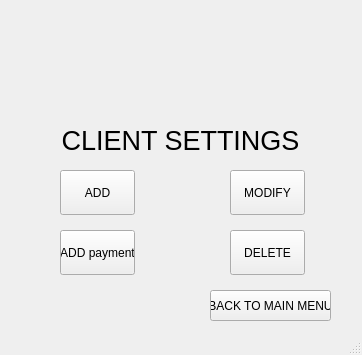
<?xml version="1.0" encoding="UTF-8"?>
<ui version="4.0">
 <class>MainWindow</class>
 <widget class="QMainWindow" name="MainWindow">
  <property name="geometry">
   <rect>
    <x>0</x>
    <y>0</y>
    <width>362</width>
    <height>355</height>
   </rect>
  </property>
  <property name="minimumSize">
   <size>
    <width>362</width>
    <height>355</height>
   </size>
  </property>
  <property name="maximumSize">
   <size>
    <width>362</width>
    <height>355</height>
   </size>
  </property>
  <property name="windowTitle">
   <string>MainWindow</string>
  </property>
  <widget class="QWidget" name="centralwidget">
   <widget class="QLabel" name="label_2">
    <property name="geometry">
     <rect>
      <x>20</x>
      <y>10</y>
      <width>331</width>
      <height>101</height>
     </rect>
    </property>
    <property name="text">
     <string/>
    </property>
    <property name="pixmap">
     <pixmap>../logos/2.jpg</pixmap>
    </property>
    <property name="scaledContents">
     <bool>true</bool>
    </property>
   </widget>
   <widget class="QLabel" name="label">
    <property name="geometry">
     <rect>
      <x>10</x>
      <y>110</y>
      <width>341</width>
      <height>61</height>
     </rect>
    </property>
    <property name="text">
     <string>&lt;html&gt;&lt;head/&gt;&lt;body&gt;&lt;p align=&quot;center&quot;&gt;&lt;span style=&quot; font-size:20pt;&quot;&gt;CLIENT SETTINGS&lt;/span&gt;&lt;/p&gt;&lt;/body&gt;&lt;/html&gt;</string>
    </property>
   </widget>
   <widget class="QPushButton" name="pushButton">
    <property name="geometry">
     <rect>
      <x>60</x>
      <y>170</y>
      <width>75</width>
      <height>45</height>
     </rect>
    </property>
    <property name="text">
     <string>ADD</string>
    </property>
   </widget>
   <widget class="QPushButton" name="pushButton_2">
    <property name="geometry">
     <rect>
      <x>230</x>
      <y>170</y>
      <width>75</width>
      <height>45</height>
     </rect>
    </property>
    <property name="text">
     <string>MODIFY</string>
    </property>
   </widget>
   <widget class="QPushButton" name="pushButton_3">
    <property name="geometry">
     <rect>
      <x>230</x>
      <y>230</y>
      <width>75</width>
      <height>45</height>
     </rect>
    </property>
    <property name="text">
     <string>DELETE</string>
    </property>
   </widget>
   <widget class="QPushButton" name="pushButton_4">
    <property name="geometry">
     <rect>
      <x>210</x>
      <y>290</y>
      <width>121</width>
      <height>31</height>
     </rect>
    </property>
    <property name="text">
     <string>BACK TO MAIN MENU</string>
    </property>
   </widget>
   <widget class="QPushButton" name="pushButton_5">
    <property name="geometry">
     <rect>
      <x>60</x>
      <y>230</y>
      <width>75</width>
      <height>45</height>
     </rect>
    </property>
    <property name="text">
     <string>ADD payment</string>
    </property>
   </widget>
  </widget>
  <widget class="QStatusBar" name="statusbar"/>
 </widget>
 <resources/>
 <connections/>
</ui>
